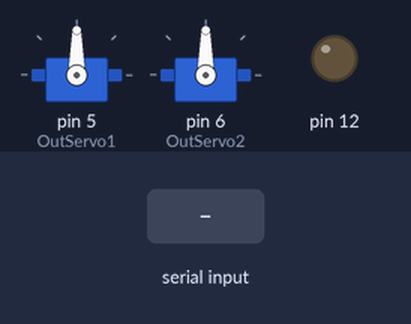
The sketch below on a simulated Arduino Uno, built with avr-gcc and run on an emulated ATmega328P. Shown: 2 × servo, output pins drawn as LEDs (lit = HIGH). The inputs (shaded band) are chosen by the test bench.

Above: at 1.2 s.
1.3 s: "1" received over Serial
At 2.8 s:
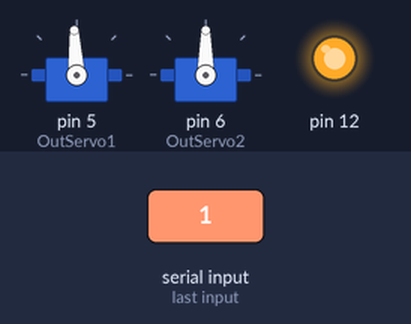
3.4 s: "2" received over Serial
At 4.3 s:
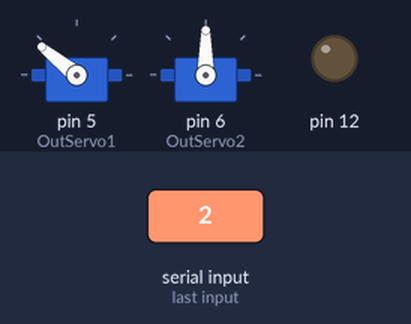
5.4 s: "3" received over Serial
At 5.8 s:
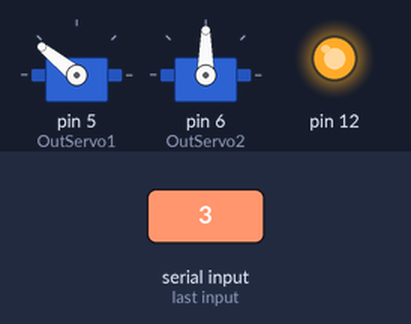
Timing chart, 0 to 8.4 s (numbered marks = the images above; inputs shaded):
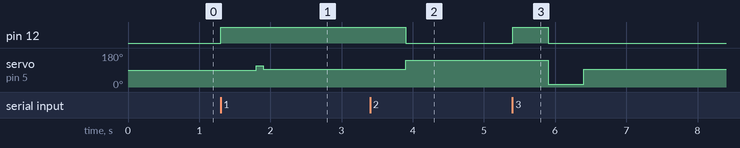

Measured:
- after the input at 1.3 s, pin 12: LOW → HIGH at once; servo on pin 5 (OutServo1): 90° → 112° after 0.50 s, → 93° 0.10 s later
- after the input at 3.4 s, pin 12: HIGH → LOW after 0.50 s; servo on pin 5 (OutServo1): 93° → 141° after 0.50 s
- after the input at 5.4 s, pin 12: LOW → HIGH at once, → LOW 0.50 s later; servo on pin 5 (OutServo1): 141° → 15° after 0.50 s, → 93° 0.50 s later

The sketch:

second_try.ino
```cpp
#include <Servo.h>
#include <SoftwareSerial.h>

Servo myservo1;
Servo myservo2;
//SoftwareSerial BTSerial(10, 11);
char unchar;
//String readString;
int OutServo1=5;
int OutServo2=6;
int vel = 0;
void setup() {
myservo1.attach(OutServo1);
myservo2.attach(OutServo2);
Serial.begin(9600);
pinMode(12,OUTPUT);

}

void loop() {

  if (Serial.available()){
    unchar = Serial.read();
    if(unchar=='1'){
      motor1();
      }


    if(unchar=='2'){
      motor2();
    }
     if(unchar=='3'){
      motor3();
     }
  }
}
void motor1() {
      digitalWrite(12,HIGH);
      delay(500);
      myservo1.writeMicroseconds(1700);
      delay(100);
      myservo1.writeMicroseconds(1500);
      unchar="";

}
void motor2() {
     digitalWrite(12,HIGH);
     delay(500);
     digitalWrite(12,LOW);
     myservo1.writeMicroseconds(2000);
      unchar="";
}
void motor3() {
     digitalWrite(12,HIGH);
     delay(500);
     digitalWrite(12,LOW);
     myservo1.writeMicroseconds(700);
      delay(500);
      myservo1.writeMicroseconds(1500);
      unchar="";
}
 // Codigo copiado de video de youtube para conectar servo que no hace mover ningun servo
//void motor1(){
//    delayMicroseconds(300);
//    while (Serial.available()){
//      //delayMicroseconds(100)
//      char c = Serial.read();
//    readString += c;
//      }
//    if (readString.length()>0){
//      Serial.println (readString.toInt());
//      readString="";
//    }
//}
```
